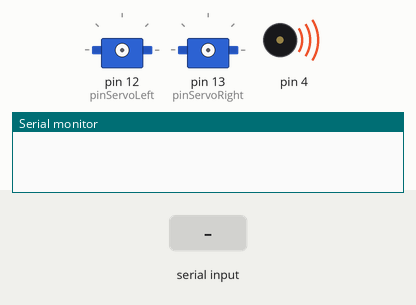
Bench run of a sketch on a simulated Arduino Uno, built with avr-gcc and run on an emulated ATmega328P. On the bench: 2 × servo, buzzer (waves = sounding), the last lines printed to the serial monitor. Inputs (shaded band) come from the test bench.

Above: at 0.1 s.
At 2.2 s:
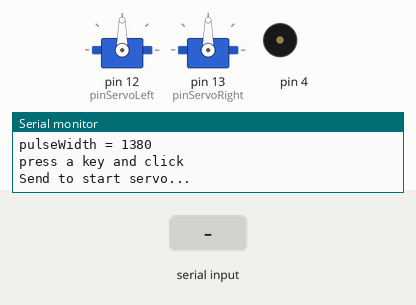
2.3 s: "1" received over Serial
At 2.7 s:
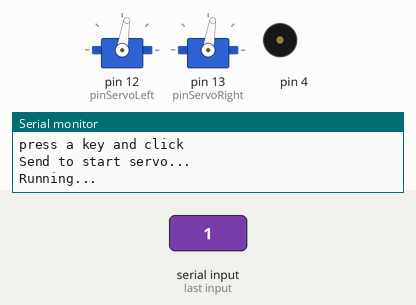
Timing chart, 0 to 9.8 s (numbered marks = the images above; inputs shaded):
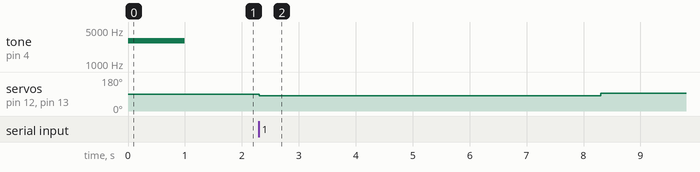

The sketch:

Excercise_3.ino
```cpp
#include <Servo.h>

Servo servoLeft;
Servo servoRight;
int pinServoLeft = 12;
int pinServoRight = 13;


void setup() {
  // put your setup code here, to run once:
  tone(4,3000,1000);
  delay(1000);

  Serial.begin(9600);
  servoLeft.attach(pinServoLeft);
  servoRight.attach(pinServoRight);

}

void loop() {
  // put your main code here, to run repeatedly:

  for (int pulseWidth = 1380; pulseWidth <=1700; pulseWidth+=10) {
  Serial.print("pulseWidth = ");
  Serial.println(pulseWidth);
  Serial.println("press a key and click");
  Serial.println("Send to start servo...");

  while(Serial.available()==0);

  Serial.read();
  Serial.println("Running...");
  servoLeft.writeMicroseconds(pulseWidth);
  servoRight.writeMicroseconds(pulseWidth);
  delay(6000);
  servoLeft.writeMicroseconds(1500);
  servoRight.writeMicroseconds(1500);

  }
}
```

Measured:
- after the input at 2.3 s, servo on pin 12 (pinServoLeft), servo on pin 13 (pinServoRight): 90° → 81° at once, → 93° 6.0 s later
